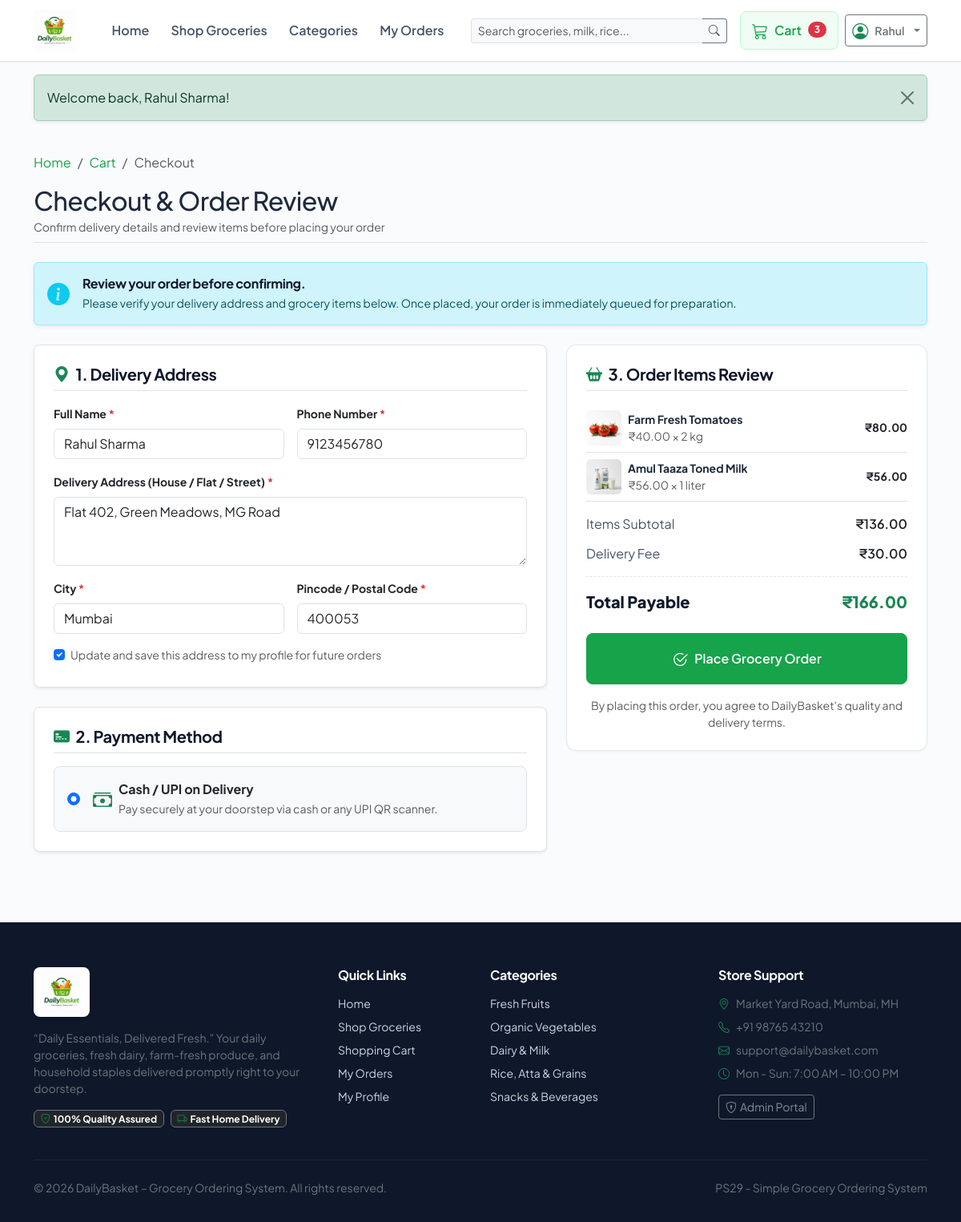
The app's page /checkout.php (signed in) with its own data.
### tables this page shows
CREATE TABLE `users` (
  `id` INT AUTO_INCREMENT PRIMARY KEY,
  `name` VARCHAR(100) NOT NULL,
  `email` VARCHAR(150) NOT NULL UNIQUE,
  `phone` VARCHAR(20) NOT NULL,
  `password` VARCHAR(255) NOT NULL,
  `role` ENUM('customer', 'admin') DEFAULT 'customer',
  `address` TEXT NULL,
  `city` VARCHAR(100) NULL,
  `pincode` VARCHAR(20) NULL,
  `created_at` TIMESTAMP DEFAULT CURRENT_TIMESTAMP
);

CREATE TABLE `cart` (
  `id` INT AUTO_INCREMENT PRIMARY KEY,
  `user_id` INT NOT NULL,
  `product_id` INT NOT NULL,
  `quantity` INT NOT NULL DEFAULT 1,
  `created_at` TIMESTAMP DEFAULT CURRENT_TIMESTAMP,
  `updated_at` TIMESTAMP DEFAULT CURRENT_TIMESTAMP ON UPDATE CURRENT_TIMESTAMP,
  UNIQUE KEY `unique_user_product` (`user_id`, `product_id`),
  FOREIGN KEY (`user_id`) REFERENCES `users` (`id`) ON DELETE CASCADE,
  FOREIGN KEY (`product_id`) REFERENCES `products` (`id`) ON DELETE CASCADE
);

CREATE TABLE `products` (
  `id` INT AUTO_INCREMENT PRIMARY KEY,
  `category_id` INT NOT NULL,
  `name` VARCHAR(150) NOT NULL,
  `description` TEXT NULL,
  `price` DECIMAL(10,2) NOT NULL,
  `stock` INT NOT NULL DEFAULT 0,
  `unit` VARCHAR(50) NOT NULL DEFAULT 'kg',
  `image` VARCHAR(255) NULL,
  `status` ENUM('active', 'inactive', 'out_of_stock') DEFAULT 'active',
  `created_at` TIMESTAMP DEFAULT CURRENT_TIMESTAMP,
  `updated_at` TIMESTAMP DEFAULT CURRENT_TIMESTAMP ON UPDATE CURRENT_TIMESTAMP,
  FOREIGN KEY (`category_id`) REFERENCES `categories` (`id`) ON DELETE CASCADE
);

### includes/functions.php (called while the page is built, shortened)
<?php
function escape(?string $str): string {
    return htmlspecialchars($str ?? '', ENT_QUOTES, 'UTF-8');
}
function formatPrice(float|int|string $amount): string {
    return '₹' . number_format((float)$amount, 2);
}
function baseUrl(string $path = ''): string {
    $cleanPath = ltrim($path, '/');
    return '/freshcart/' . $cleanPath;
}
function getProductImageUrl(?string $image): string {
    $clean = ltrim($image, '/');
    $localFile = __DIR__ . '/../' . $clean;
    if (file_exists($localFile)) {
        return baseUrl($clean) . '?v=' . filemtime($localFile);
    }
    return baseUrl('assets/images/products/placeholder.jpg');
}
function isLoggedIn(): bool {
    return isset($_SESSION['user']);
}
function getCartItems(): array {
    $db = getDB();
    if (isLoggedIn()) {
        $userId = (int)$_SESSION['user']['id'];
        $stmt = $db->prepare("
            SELECT
                c.id AS cart_id,
                c.user_id,
                c.product_id,
                c.quantity,
                p.name AS product_name,
                p.price,
                p.stock,
                p.unit,
                p.image,
                p.status AS product_status,
                cat.name AS category_name,
                (c.quantity * p.price) AS subtotal
            FROM cart c
            JOIN products p ON c.product_id = p.id
            JOIN categories cat ON p.category_id = cat.id
            WHERE c.user_id = ?
            ORDER BY c.created_at DESC
        ");
        $stmt->execute([$userId]);
        return $stmt->fetchAll();
    }
}
function getCartSummary(): array {
    $items = getCartItems();
    $subtotal = 0.00;
    $totalQty = 0;
    foreach ($items as $item) {
        $subtotal += (float)$item['subtotal'];
        $totalQty += (int)$item['quantity'];
    }
    if ($subtotal === 0.00 || empty($items)) {
        $deliveryCharge = 0.00;
    } elseif ($subtotal >= FREE_DELIVERY_THRESHOLD) {
        $deliveryCharge = 0.00;
    } else {
        $deliveryCharge = FLAT_DELIVERY_CHARGE;
    }
    $finalTotal = $subtotal + $deliveryCharge;
    return [
        'subtotal'        => $subtotal,
        'delivery_charge' => $deliveryCharge,
        'final_total'     => $finalTotal,
        'total_qty'       => $totalQty,
        'item_count'      => count($items),
        'is_free_delivery'=> ($subtotal >= FREE_DELIVERY_THRESHOLD && $subtotal > 0),
        'amount_for_free' => max(0, FREE_DELIVERY_THRESHOLD - $subtotal),
    ];
}

### checkout.php (the view, shortened to what this page needs)
<?php
require_once __DIR__ . '/includes/header.php';
$cartItems = getCartItems();
$summary   = getCartSummary();
$stockErrors = [];
$user = currentUser();
$db = getDB();
$uStmt = $db->prepare("SELECT * FROM users WHERE id = ?");
$uStmt->execute([$user['id']]);
$userData = $uStmt->fetch() ?: $user;
?>
<div class="container py-4">
    <nav aria-label="breadcrumb">
        <ol class="breadcrumb small">
            <li class="breadcrumb-item"><a href="<?= baseUrl('index.php') ?>">Home</a></li>
            <li class="breadcrumb-item"><a href="<?= baseUrl('cart.php') ?>">Cart</a></li>
            <li class="breadcrumb-item active" aria-current="page">Checkout</li>
        </ol>
    </nav>
    <div class="mb-4 pb-2 border-bottom">
        <h1 class="h2 mb-1">Checkout &amp; Order Review</h1>
        <p class="text-muted small mb-0">Confirm delivery details and review items before placing your order</p>
    </div>
    <div class="alert alert-info d-flex align-items-center gap-3 mb-4 shadow-sm" role="alert">
        <i class="bi bi-info-circle-fill fs-3 text-info"></i>
        <div>
            <h6 class="fw-bold mb-1">Review your order before confirming.</h6>
            <div class="small">Please verify your delivery address and grocery items below. Once placed, your order is immediately queued for preparation.</div>
        </div>
    </div>
    <form action="<?= baseUrl('order-process.php') ?>" method="POST" id="checkoutForm">
        <div class="row g-4">
            <div class="col-lg-7">
                <div class="card border rounded-3 p-4 bg-white shadow-sm mb-4">
                    <h5 class="fw-bold mb-3 pb-2 border-bottom">
                        <i class="bi bi-geo-alt-fill text-success me-2"></i>1. Delivery Address
                    </h5>
                    <div class="row g-3">
                        <div class="col-md-6">
                            <label class="form-label small fw-bold">Full Name <span class="text-danger">*</span></label>
                            <input type="text" name="delivery_name" class="form-control" required value="<?= escape($userData['name']) ?>">
                        </div>
                        <div class="col-md-6">
                            <label class="form-label small fw-bold">Phone Number <span class="text-danger">*</span></label>
                            <input type="tel" name="delivery_phone" class="form-control" required value="<?= escape($userData['phone']) ?>" placeholder="10-digit mobile number">
                        </div>
                        <div class="col-12">
                            <label class="form-label small fw-bold">Delivery Address (House / Flat / Street) <span class="text-danger">*</span></label>
                            <textarea name="delivery_address" class="form-control" rows="3" required placeholder="Apartment name, door number, street..."><?= escape($userData['address'] ?? '') ?></textarea>
                        </div>
                        <div class="col-md-6">
                            <label class="form-label small fw-bold">City <span class="text-danger">*</span></label>
                            <input type="text" name="delivery_city" class="form-control" required value="<?= escape($userData['city'] ?? 'Mumbai') ?>">
                        </div>
                        <div class="col-md-6">
                            <label class="form-label small fw-bold">Pincode / Postal Code <span class="text-danger">*</span></label>
                            <input type="text" name="delivery_pincode" class="form-control" required value="<?= escape($userData['pincode'] ?? '') ?>" placeholder="e.g. 400001">
                        </div>
                        <div class="col-12">
                            <div class="form-check small text-muted">
                                <input class="form-check-input" type="checkbox" name="save_profile_address" value="1" id="saveAddr" checked>
                                <label class="form-check-label" for="saveAddr">
                                    Update and save this address to my profile for future orders
                                </label>
                            </div>
                        </div>
                    </div>
                </div>
                <div class="card border rounded-3 p-4 bg-white shadow-sm">
                    <h5 class="fw-bold mb-3 pb-2 border-bottom">
                        <i class="bi bi-credit-card-2-front-fill text-success me-2"></i>2. Payment Method
                    </h5>
                    <div class="p-3 border rounded-3 bg-light d-flex align-items-center gap-3">
                        <input class="form-check-input mt-0" type="radio" name="payment_method" id="cod" value="COD" checked>
                        <label class="form-check-label d-flex align-items-center gap-2 cursor-pointer w-100" for="cod">
                            <i class="bi bi-cash-stack fs-4 text-success"></i>
                            <div>
                                <strong class="d-block">Cash / UPI on Delivery</strong>
                                <small class="text-muted">Pay securely at your doorstep via cash or any UPI QR scanner.</small>
                            </div>
                        </label>
                    </div>
                </div>
            </div>
            <div class="col-lg-5">
                <div class="fc-summary-box">
                    <h5 class="fw-bold mb-3 pb-2 border-bottom">
                        <i class="bi bi-basket2-fill text-success me-2"></i>3. Order Items Review
                    </h5>
                    <div class="cart-items-preview mb-3" style="max-height: 280px; overflow-y: auto;">
                        <?php foreach ($cartItems as $item): ?>
                            <div class="d-flex align-items-center justify-content-between py-2 border-bottom">
                                <div class="d-flex align-items-center gap-2">
                                    <img src="<?= getProductImageUrl($item['image']) ?>" alt="<?= escape($item['product_name']) ?>" class="rounded" style="width: 44px; height: 44px; object-fit: cover;">
                                    <div>
                                        <div class="fw-bold small"><?= escape($item['product_name']) ?></div>
                                        <div class="text-muted small">
                                            <?= formatPrice($item['price']) ?> &times; <?= $item['quantity'] ?> <?= escape($item['unit']) ?>
                                        </div>
                                    </div>
                                </div>
                                <div class="fw-bold small text-dark">
                                    <?= formatPrice($item['subtotal']) ?>
                                </div>
                            </div>
                        <?php endforeach; ?>
                    </div>
                    <div class="fc-summary-item">
                        <span>Items Subtotal</span>
                        <span class="fw-semibold text-dark"><?= formatPrice($summary['subtotal']) ?></span>
                    </div>
                    <div class="fc-summary-item">
                        <span>Delivery Fee</span>
                        <?php if ($summary['delivery_charge'] == 0): ?>
                            <span class="text-success fw-bold">FREE</span>
                        <?php else: ?>
                            <span class="fw-semibold text-dark"><?= formatPrice($summary['delivery_charge']) ?></span>
                        <?php endif; ?>
                    </div>
                    <div class="fc-summary-total">
                        <span>Total Payable</span>
                        <span class="text-success"><?= formatPrice($summary['final_total']) ?></span>
                    </div>
                    <div class="mt-4">
                        <button type="submit" class="btn btn-primary w-100 py-3 d-flex align-items-center justify-content-center gap-2 fs-6 shadow-sm" <?= !empty($stockErrors) ? 'disabled' : '' ?>>
                            <i class="bi bi-check2-circle fs-5"></i>
                            <span>Place Grocery Order</span>
                        </button>
                    </div>
                    <div class="text-center mt-3 small text-muted">
                        By placing this order, you agree to DailyBasket's quality and delivery terms.
                    </div>
                </div>
            </div>
        </div>
    </form>
</div>
<?php require_once __DIR__ . '/includes/footer.php'; ?>

### assets/css/style.css (style rules this page uses)
:root { --fc-primary: #16a34a; --fc-primary-hover: #15803d; --fc-primary-light: #f0fdf4; --fc-primary-border: #bbf7d0; --fc-accent: #f59e0b; --fc-dark: #0f172a; --fc-muted: #64748b; --fc-bg-light: #f8fafc; --fc-card-bg: #ffffff; --fc-border: #e2e8f0; --fc-radius: 12px; --fc-radius-sm: 8px; --fc-shadow-sm: 0 1px 3px rgba(0,0,0,0.05); --fc-shadow: 0 4px 20px -2px rgba(0,0,0,0.07); --fc-shadow-hover: 0 12px 30px -4px rgba(22, 163, 74, 0.15); }
body { font-family: 'Plus Jakarta Sans', system-ui, -apple-system, "Segoe UI", Roboto, sans-serif; color: #1e293b; background-color: #fafbfc; min-height: 100vh; display: flex; flex-direction: column; }
h1, h2, h3, h4, h5, h6 { font-weight: 700; color: var(--fc-dark); letter-spacing: -0.02em; }
a { text-decoration: none; color: var(--fc-primary); transition: all 0.2s ease; }
.btn-primary { background-color: var(--fc-primary); border-color: var(--fc-primary); color: #ffffff; font-weight: 600; border-radius: var(--fc-radius-sm); padding: 0.6rem 1.25rem; transition: all 0.2s ease; }
.fc-summary-box { background: #ffffff; border: 1px solid var(--fc-border); border-radius: var(--fc-radius); padding: 1.5rem; box-shadow: var(--fc-shadow-sm); }
.fc-summary-item { display: flex; justify-content: space-between; margin-bottom: 0.85rem; color: #475569; }
.fc-summary-total { display: flex; justify-content: space-between; font-size: 1.25rem; font-weight: 800; color: var(--fc-dark); border-top: 1px dashed var(--fc-border); padding-top: 1rem; margin-top: 1rem; }

### records on screen
users: delivery_name "Rahul Sharma", delivery_phone "9123456780", delivery_address "Flat 402, Green Meadows, MG Road", delivery_city "Mumbai", delivery_pincode "400053"
cart: product.image (picture), product.name "Farm Fresh Tomatoes", product.price "₹40.00", quantity "2", product.unit "kg", subtotal "₹80.00"
cart: product.image (picture), product.name "Amul Taaza Toned Milk", product.price "₹56.00", quantity "1", product.unit "liter", subtotal "₹56.00"

### other values on screen
$cartCount "3"
explode(' ', $user['name'])[0] "Rahul"
$msg['message'] "Welcome back, Rahul Sharma!"
formatPrice($summary['subtotal']) "₹136.00"
formatPrice($summary['delivery_charge']) "₹30.00"
formatPrice($summary['final_total']) "₹166.00"
